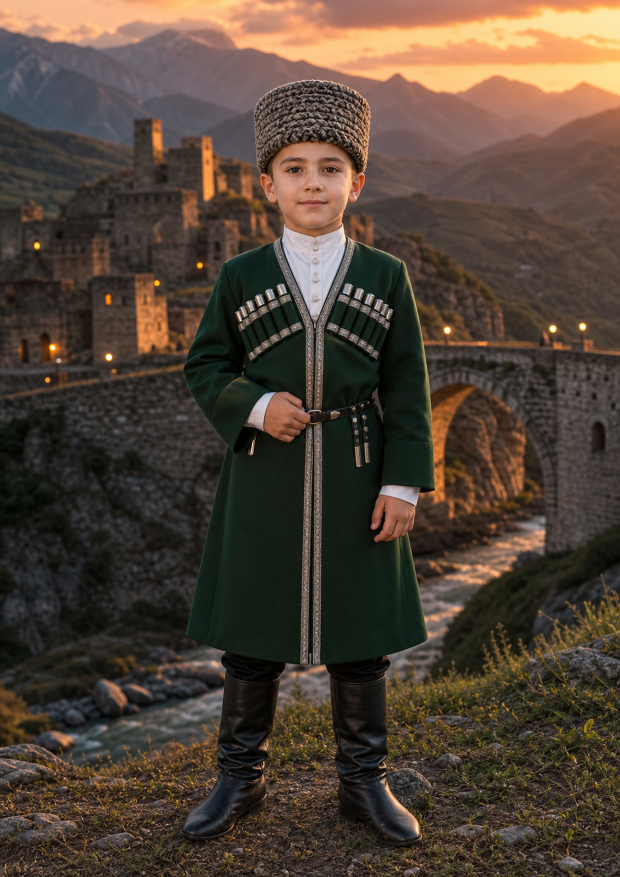
#> input picture assets/templates/children/child-boy-chechen-fortress-sunset/master.jpg, 2480 x 3508 px (shown at 1/4 size)
$ python build-child-template-assets.py ../assets/templates/children/child-boy-chechen-fortress-sunset/master.jpg out --center-x 1.0 --center-y 1.0 --face-width 1.0 --face-height 1.0
#> lines starting #> are read from the running program, lines starting #| are printed output that depends on the picture
#!/usr/bin/env python3
"""Build normalized master, preview and soft face mask for a child template."""

from __future__ import annotations

import argparse
from pathlib import Path

from PIL import Image, ImageDraw, ImageFilter, ImageOps


CANVASES = {
    "legacy": {
        "master_size": (3072, 3840),
        "preview_size": (600, 750),
        "master_file": "master.png",
        "master_format": "PNG",
    },
    "a4": {
        "master_size": (2480, 3508),
        "preview_size": (600, 849),
        "master_file": "master.jpg",
        "master_format": "JPEG",
    },
}


def parse_args() -> argparse.Namespace:
    parser = argparse.ArgumentParser()
    parser.add_argument("source", type=Path)
    parser.add_argument("output_dir", type=Path)
    parser.add_argument("--center-x", type=float, required=True)
    parser.add_argument("--center-y", type=float, required=True)
    parser.add_argument("--face-width", type=float, required=True)
    parser.add_argument("--face-height", type=float, required=True)
    parser.add_argument("--feather", type=float, default=0.018)
    parser.add_argument("--canvas", choices=sorted(CANVASES), default="legacy")
    return parser.parse_args()


def main() -> None:
    args = parse_args()
    args.output_dir.mkdir(parents=True, exist_ok=True)
    canvas = CANVASES[args.canvas]
    master_size = canvas["master_size"]
    preview_size = canvas["preview_size"]

    with Image.open(args.source) as source:
#> source is the input picture: PIL image 2480x3508 RGB; mean R, G, B 79.9, 66.2, 54.3
        master = ImageOps.fit(source.convert("RGB"), master_size, Image.Resampling.LANCZOS)
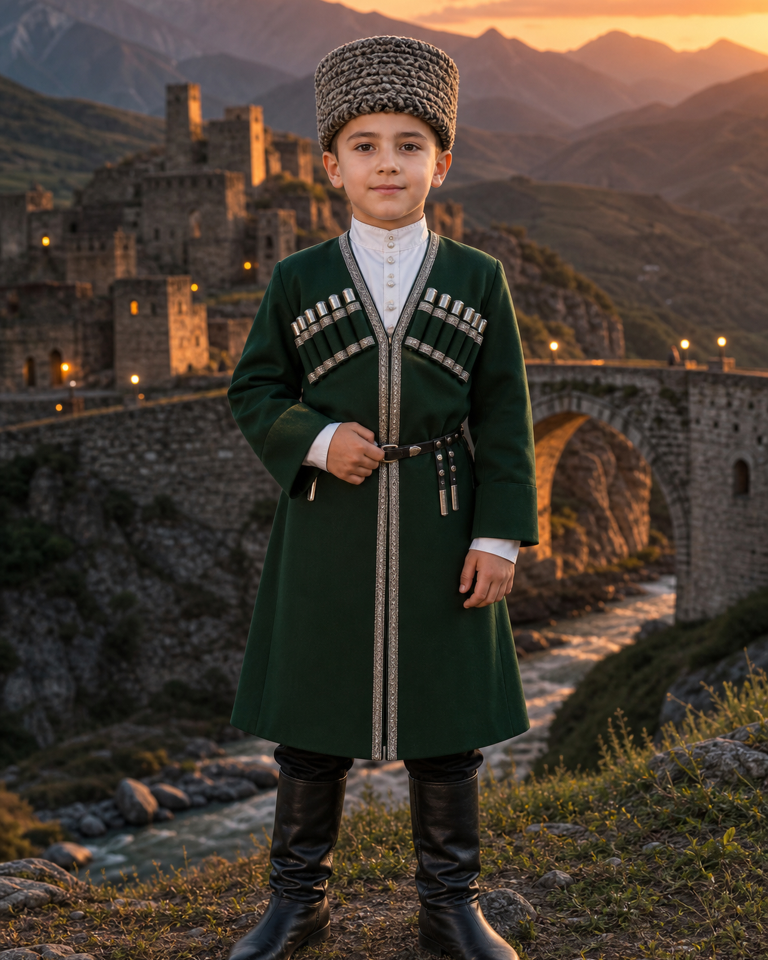
#> master: PIL image 3072x3840 RGB (shown at 1/4 size); mean R, G, B 71.8, 60.7, 50.7

    master_options = {"dpi": (300, 300)}
    if canvas["master_format"] == "JPEG":
        master_options.update({"quality": 94, "subsampling": 0, "optimize": True, "progressive": True})
    else:
        master_options.update({"optimize": True})
#> (the run stopped early here; a loop or call above may not have finished)
